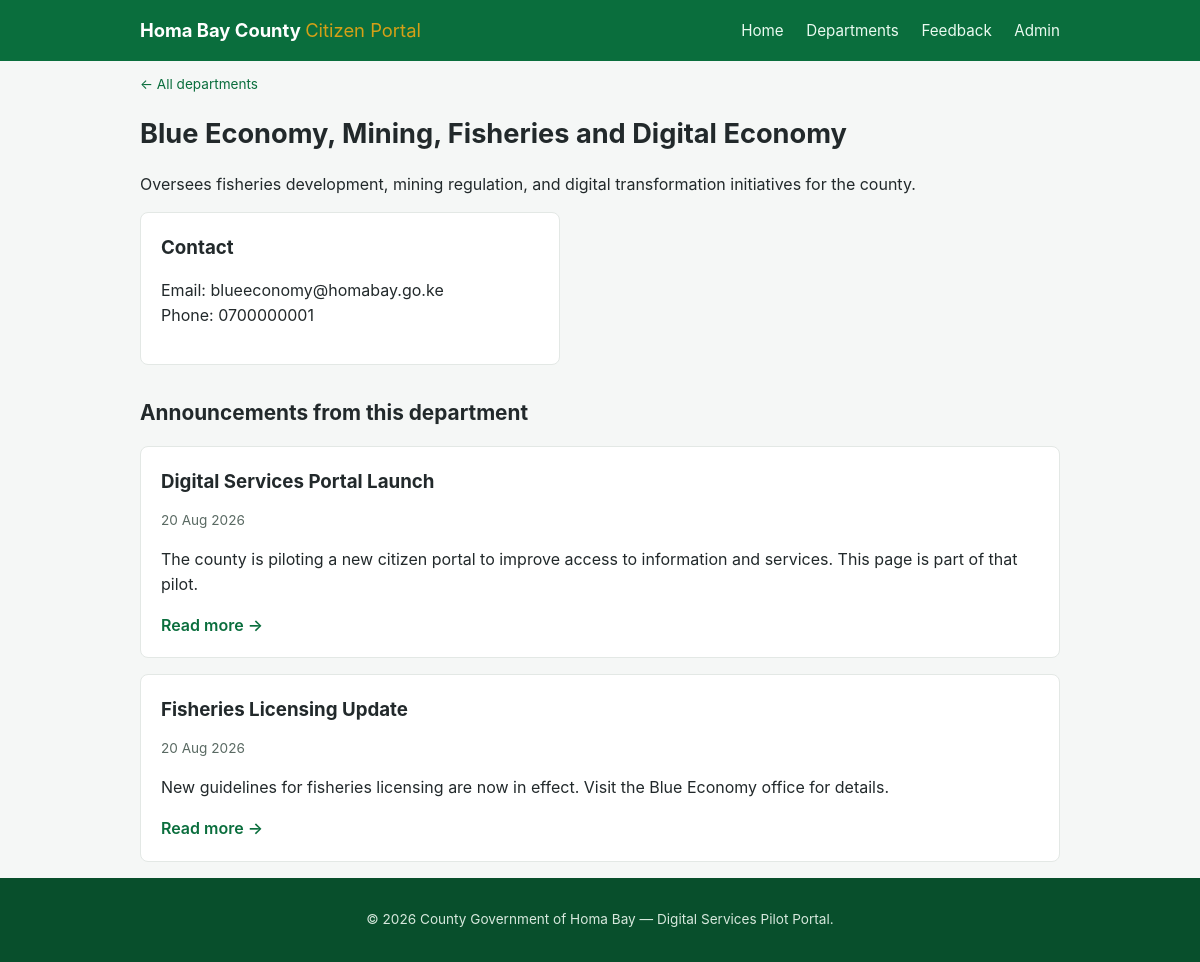
Screenshot of /department.php?id=1 with the database file from the repository.
### tables this page shows
CREATE TABLE IF NOT EXISTS departments (
    id INT AUTO_INCREMENT PRIMARY KEY,
    name VARCHAR(150) NOT NULL,
    description TEXT,
    contact_email VARCHAR(150),
    contact_phone VARCHAR(20)
);

CREATE TABLE IF NOT EXISTS announcements (
    id INT AUTO_INCREMENT PRIMARY KEY,
    title VARCHAR(200) NOT NULL,
    body TEXT NOT NULL,
    department_id INT,
    created_at DATETIME DEFAULT CURRENT_TIMESTAMP,
    FOREIGN KEY (department_id) REFERENCES departments(id) ON DELETE SET NULL
);

### department.php (the view, shortened to what this page needs)
<?php
require_once __DIR__ . '/config/db.php';
$id = filter_input(INPUT_GET, 'id', FILTER_VALIDATE_INT);
$stmt = $pdo->prepare("SELECT * FROM departments WHERE id = ?");
$stmt->execute([$id]);
$department = $stmt->fetch();
$stmt = $pdo->prepare(
    "SELECT id, title, body, created_at FROM announcements
     WHERE department_id = ? ORDER BY created_at DESC"
);
$stmt->execute([$id]);
$announcements = $stmt->fetchAll();
include __DIR__ . '/includes/header.php';
?>
<p class="breadcrumb"><a href="/departments.php">&larr; All departments</a></p>
<h1><?php echo htmlspecialchars($department['name']); ?></h1>
<p><?php echo nl2br(htmlspecialchars($department['description'] ?? 'No description available.')); ?></p>
<div class="card" style="max-width:420px;">
    <h3>Contact</h3>
    <p>
        Email: <?php echo htmlspecialchars($department['contact_email'] ?? 'N/A'); ?><br>
        Phone: <?php echo htmlspecialchars($department['contact_phone'] ?? 'N/A'); ?>
    </p>
</div>
<h2 style="margin-top:32px;">Announcements from this department</h2>
<?php if (empty($announcements)): ?>
    <p>No announcements from this department yet.</p>
<?php else: ?>
    <?php foreach ($announcements as $a): ?>
        <div class="card">
            <h3><?php echo htmlspecialchars($a['title']); ?></h3>
            <p class="meta"><?php echo date('d M Y', strtotime($a['created_at'])); ?></p>
            <p><?php echo htmlspecialchars(mb_strimwidth($a['body'], 0, 140, '...')); ?></p>
            <a class="card-link" href="/announcement.php?id=<?php echo (int)$a['id']; ?>">Read more &rarr;</a>
        </div>
    <?php endforeach; ?>
<?php endif; ?>
<?php include __DIR__ . '/includes/footer.php'; ?>

### header.php (shortened to what this page needs)
<!DOCTYPE html>
<html lang="en">
<head>
<link rel="stylesheet" href="/css/style.css">
</head>
<body>
<header class="site-header">
    <div class="container header-inner">
        <a href="/index.php" class="brand">Homa Bay County <span>Citizen Portal</span></a>
        <nav>
            <a href="/index.php">Home</a>
            <a href="/departments.php">Departments</a>
            <a href="/feedback.php">Feedback</a>
            <a href="/admin/login.php">Admin</a>
        </nav>
    </div>
</header>
<main class="container">

### footer.php
</main>
<footer class="site-footer">
    <div class="container">
        <p>&copy; <?php echo date('Y'); ?> County Government of Homa Bay &mdash; Digital Services Pilot Portal.</p>
    </div>
</footer>
</body>
</html>

### style.css (style rules this page uses)
:root { --green: #0a6e3d; --green-dark: #084f2c; --gold: #d4a017; --gray-bg: #f5f7f6; --text: #22292b; --muted: #5a6a63; }
* { box-sizing: border-box; }
body { margin: 0; font-family: -apple-system, "Segoe UI", Roboto, Arial, sans-serif; background: var(--gray-bg); color: var(--text); line-height: 1.55; }
.container { max-width: 960px; margin: 0 auto; padding: 0 20px; }
.site-header { background: var(--green); color: #fff; }
.header-inner { display: flex; justify-content: space-between; align-items: center; padding: 16px 20px; flex-wrap: wrap; gap: 10px; }
.brand { color: #fff; text-decoration: none; font-weight: 700; font-size: 1.15rem; }
.brand span { color: var(--gold); font-weight: 400; }
nav a { color: #eafaf0; text-decoration: none; margin-left: 18px; font-size: 0.95rem; }
main { padding: 32px 20px 60px; min-height: 60vh; }
h1 { font-size: 1.7rem; margin-bottom: 4px; }
h2 { font-size: 1.3rem; margin-top: 0; }
.card { background: #fff; border: 1px solid #e3e8e5; border-radius: 8px; padding: 20px; margin-bottom: 16px; }
.card h3 { margin-top: 0; margin-bottom: 6px; }
.card .meta { font-size: 0.85rem; color: var(--muted); margin-bottom: 10px; }
.card a.card-link { color: var(--green); font-weight: 600; text-decoration: none; }
.site-footer { background: var(--green-dark); color: #d7e8dd; padding: 18px 0; font-size: 0.85rem; text-align: center; }
.breadcrumb { font-size: 0.85rem; margin-bottom: 14px; }
.breadcrumb a { color: var(--green); text-decoration: none; }

### rows the page displays
departments: name "Blue Economy, Mining, Fisheries and Digital Economy", description "Oversees fisheries development, mining regulation, and digital transformation initiatives for the county.", contact_email "blueeconomy@homabay.go.ke", contact_phone "0700000001"
announcements: title "Digital Services Portal Launch", created_at "20 Aug 2026", body "The county is piloting a new citizen portal to improve access to information and services. This page is part of that pilot."
announcements: title "Fisheries Licensing Update", created_at "20 Aug 2026", body "New guidelines for fisheries licensing are now in effect. Visit the Blue Economy office for details."
